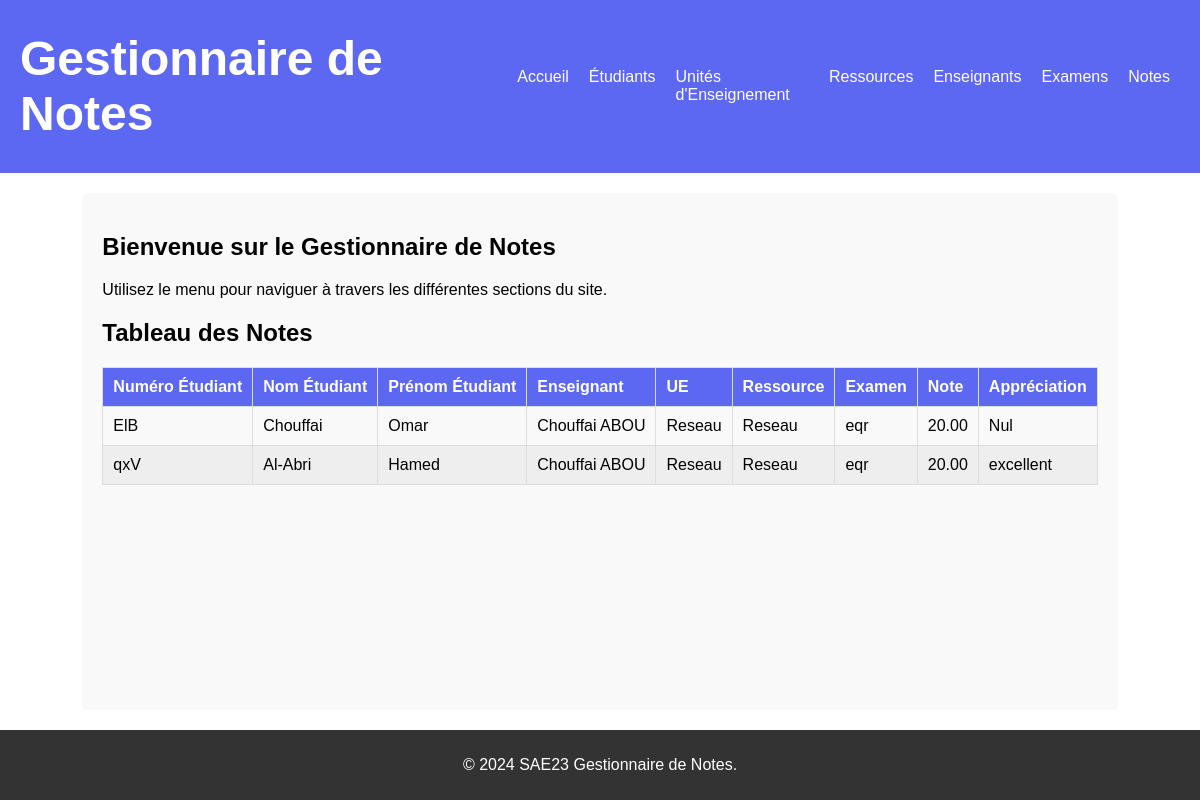
The page / on the database its author committed.
### gestionnaire_de_notes/models.py (models this page shows, shortened)
class Note(models.Model):
    examen = models.ForeignKey("Examen", on_delete=models.CASCADE)
    etudiant = models.ForeignKey("Etudiant", on_delete=models.CASCADE)
    note = models.DecimalField(max_digits=5, decimal_places=2)
    appreciation = models.TextField()

class Etudiant(models.Model):
    numero = models.CharField(max_length=30, unique=True)
    nom = models.CharField(max_length=30)
    prenom = models.CharField(max_length=30)
    groupe = models.CharField(max_length=30)
    photo = models.ImageField(upload_to='gestionnaire_de_notes/media/photo')
    email = models.EmailField(unique=True)

class Examen(models.Model):
    id = models.AutoField(primary_key=True)
    titre = models.CharField(max_length=100)
    date = models.DateField()
    coefficient = models.DecimalField(max_digits=5, decimal_places=2)
    ressource_ue = models.ForeignKey('RessourceUE', on_delete=models.CASCADE, default=1)

class RessourceUE(models.Model):
    code_ressource = models.CharField(max_length=30, default='default_code_ressource')
    nom = models.CharField(max_length=100)
    descriptif = models.TextField()
    coefficient = models.DecimalField(max_digits=5, decimal_places=2)
    ue = models.ForeignKey('UE', on_delete=models.CASCADE, default=1)
    enseignant = models.ForeignKey('Enseignant', on_delete=models.CASCADE, default=1)

class Enseignant(models.Model):
    id = models.AutoField(primary_key=True)
    nom = models.CharField(max_length=100)
    prenom = models.CharField(max_length=100)

class UE(models.Model):
    code = models.CharField(max_length=30)
    nom = models.CharField(max_length=30)
    semestre = models.CharField(max_length=30)
    credit_ects = models.CharField(max_length=50)

### gestionnaire_de_notes/views.py (the view)
# urls.py: path('', views.accueil, name='accueil'),
def accueil(request):
    notes = Note.objects.select_related('etudiant', 'examen__ressource_ue__ue', 'examen__ressource_ue__enseignant').all()
    return render(request, 'gestionnaire_de_notes/accueil.html', {'notes': notes})

### gestionnaire_de_notes/templates/gestionnaire_de_notes/accueil.html (shortened to what this page needs)
{% extends 'gestionnaire_de_notes/main.html' %}
{% block content %}
    <h2>Bienvenue sur le Gestionnaire de Notes</h2>
    <p>Utilisez le menu pour naviguer à travers les différentes sections du site.</p>
    <h2>Tableau des Notes</h2>
    <table>
        <thead>
            <tr>
                <th>Numéro Étudiant</th>
                <th>Nom Étudiant</th>
                <th>Prénom Étudiant</th>
                <th>Enseignant</th>
                <th>UE</th>
                <th>Ressource</th>
                <th>Examen</th>
                <th>Note</th>
                <th>Appréciation</th>
            </tr>
        </thead>
        <tbody>
            {% for note in notes %}
                <tr>
                    <td>{{ note.etudiant.numero }}</td>
                    <td>{{ note.etudiant.nom }}</td>
                    <td>{{ note.etudiant.prenom }}</td>
                    <td>{{ note.examen.ressource_ue.enseignant.nom }} {{ note.examen.ressource_ue.enseignant.prenom }}</td>
                    <td>{{ note.examen.ressource_ue.ue.nom }}</td>
                    <td>{{ note.examen.ressource_ue.nom }}</td>
                    <td>{{ note.examen.titre }}</td>
                    <td>{{ note.note }}</td>
                    <td>{{ note.appreciation }}</td>
                </tr>
            {% endfor %}
        </tbody>
    </table>
{% endblock %}

### gestionnaire_de_notes/static/gestionnaire_de_notes/style.css (style rules this page uses)
html, body { height: 100%; margin: 0; padding: 0; font-family: Arial, sans-serif; }
body { display: flex; flex-direction: column; }
table { width: 100%; border-collapse: collapse; margin-top: 20px; }
th, td { padding: 10px; border: 1px solid #ddd; text-align: left; }
th { background-color: #5c67f2; color: white; }
td { background-color: #f9f9f9; }
tr:nth-child(even) td { background-color: #eee; }

### rows shown on the page
Note: etudiant.numero "ElB", etudiant.nom "Chouffai", etudiant.prenom "Omar", examen.ressource_ue.enseignant.nom "Chouffai", examen.ressource_ue.enseignant.prenom "ABOU", examen.ressource_ue.ue.nom "Reseau", examen.ressource_ue.nom "Reseau", examen.titre "eqr", note "20.00", appreciation "Nul"
Note: etudiant.numero "qxV", etudiant.nom "Al-Abri", etudiant.prenom "Hamed", examen.ressource_ue.enseignant.nom "Chouffai", examen.ressource_ue.enseignant.prenom "ABOU", examen.ressource_ue.ue.nom "Reseau", examen.ressource_ue.nom "Reseau", examen.titre "eqr", note "20.00", appreciation "excellent"
